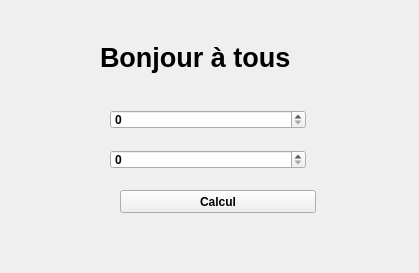
<?xml version="1.0" encoding="UTF-8"?>
<ui version="4.0">
 <class>Widget</class>
 <widget class="QWidget" name="Widget">
  <property name="geometry">
   <rect>
    <x>0</x>
    <y>0</y>
    <width>419</width>
    <height>273</height>
   </rect>
  </property>
  <property name="font">
   <font>
    <weight>75</weight>
    <bold>true</bold>
   </font>
  </property>
  <property name="windowTitle">
   <string>Widget</string>
  </property>
  <widget class="QPushButton" name="pushButton">
   <property name="geometry">
    <rect>
     <x>120</x>
     <y>190</y>
     <width>196</width>
     <height>23</height>
    </rect>
   </property>
   <property name="text">
    <string>Calcul</string>
   </property>
  </widget>
  <widget class="QSpinBox" name="spinBox_2">
   <property name="geometry">
    <rect>
     <x>110</x>
     <y>150</y>
     <width>196</width>
     <height>19</height>
    </rect>
   </property>
  </widget>
  <widget class="QSpinBox" name="spinBox_nbre1">
   <property name="geometry">
    <rect>
     <x>110</x>
     <y>110</y>
     <width>196</width>
     <height>19</height>
    </rect>
   </property>
   <property name="maximum">
    <number>255</number>
   </property>
  </widget>
  <widget class="QLabel" name="label_Titre">
   <property name="geometry">
    <rect>
     <x>100</x>
     <y>0</y>
     <width>196</width>
     <height>114</height>
    </rect>
   </property>
   <property name="font">
    <font>
     <family>Arial</family>
     <pointsize>20</pointsize>
     <weight>75</weight>
     <bold>true</bold>
    </font>
   </property>
   <property name="text">
    <string>Bonjour à tous</string>
   </property>
  </widget>
 </widget>
 <resources/>
 <connections/>
</ui>
